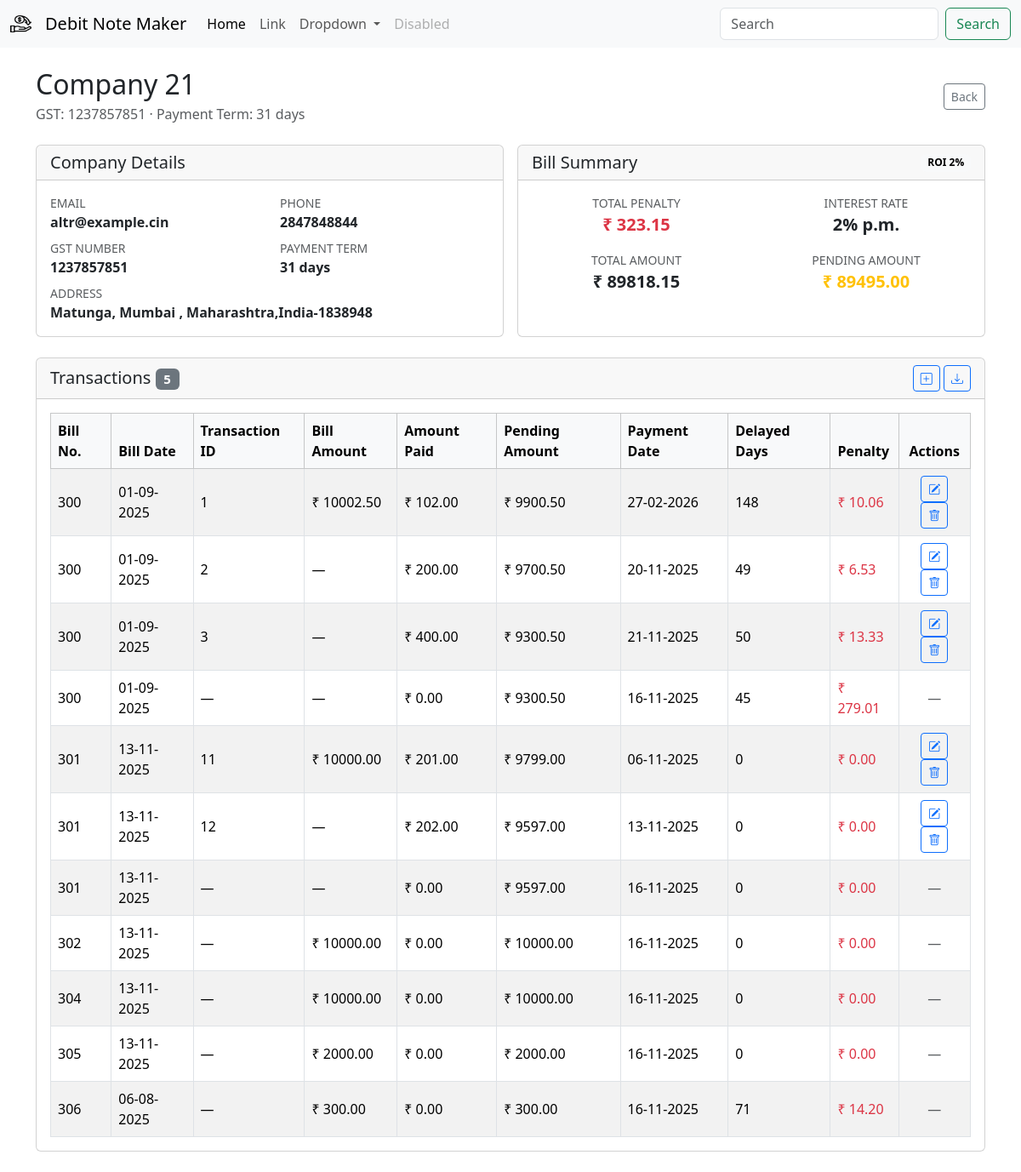
The page /party/2/transactions on the database its author committed.
### db/models/company.py (models this page shows)
class Company(Base):
    __tablename__ = "companies"
    id = Column(Integer, primary_key=True, index=True)
    name = Column(String, unique=False, index=False, nullable=False)
    gst_number = Column(String, unique=True, index=True, nullable=False)
    email =  Column(String, nullable=True)
    phone_number = Column(String, nullable=True)
    payment_term_days = Column(Integer, nullable=False, default=30)
    address = Column(String, nullable=True)
    created_at = Column(DateTime, default=datetime.now)
    bills = relationship("Bill", back_populates="company", cascade="all, delete-orphan")

### db/models/bill.py (models this page shows, shortened)
class Bill(Base):
    id = Column(Integer, primary_key=True, index=True)
    bill_number = Column(Integer,unique=True,nullable=False)
    amount = Column(Float, nullable=False)
    bill_date = Column(DateTime, nullable=False)
    company_id = Column(Integer, ForeignKey("companies.id"))
    company = relationship("Company", back_populates="bills")
    transactions = relationship("Transaction", back_populates="bill", cascade="all, delete-orphan")

### db/models/transaction.py (models this page shows)
class Transaction(Base):
    __tablename__ = "transactions"
    id = Column(Integer, primary_key=True, index=True)
    bank_transaction_id = Column(String,nullable=True)
    payment_mode = Column(String, nullable=False)
    amount_paid = Column(Float, nullable=False)
    description = Column(Text, nullable=True)
    payment_date = Column(DateTime, default=datetime.now)
    bill_id = Column(Integer, ForeignKey("bill.id"))
    bill = relationship("Bill", back_populates="transactions")

### app/v1/bills.py (the view)
@router.get("/{company_id}/transactions")
def company_transaction(request: Request,company_id:int, db=Depends(get_db)):
    company =company_api.get_company(id=company_id, db=db)
    transactions_df=create_transactions_for_company(company=company,roi=2)
    total_penalty=sum([tx["penalty"] for tx in transactions_df])
    total_pending=sum([tx["pending_amount"] for tx in transactions_df])
    context = {"request": request,
        "company":CompanyShow.model_validate(company),
        "bill":{
        "transactions":transactions_df,
        "total_penalty":total_penalty,
        "pending_amount":total_pending,
        "total_amount":total_penalty+total_pending    ,
        "interest":2
     }}
    return templates.TemplateResponse("company/company_transactions.html",context)

### template/company/company_transactions.html (shortened to what this page needs)
{% extends "base.html" %}  {% block content %} {% set transactions = bill.transactions if
bill and bill.transactions is defined else [] %} {% set transaction_count =
(transactions | selectattr('amount_paid', 'gt', 0) | list | length) %} {% set
mdash = "&mdash;"|safe %}
<div class="container py-4">
  <div
    class="d-flex flex-column flex-md-row justify-content-between align-items-md-center mb-4"
  >
    <div>
      <h2 class="mb-1">{{ company.name }}</h2>
      <p class="text-muted mb-0">
        GST: {% if company.gst_number %} {{ company.gst_number }} {% else %}
        &mdash; {% endif %} &middot; Payment Term: {{ company.payment_term_days
        }} days
      </p>
    </div>
    <div class="mt-3 mt-md-0">
      <a
        href="javascript:history.back()"
        class="btn btn-outline-secondary btn-sm"
        >Back</a
      >
    </div>
  </div>
  <div class="row g-3 mb-4">
    <div class="col-lg-6">
      <div class="card h-100">
        <div class="card-header">
          <h5 class="mb-0">Company Details</h5>
        </div>
        <div class="card-body">
          <div class="row gy-2">
            <div class="col-sm-6">
              <small class="text-muted text-uppercase d-block">Email</small>
              <span class="fw-semibold">
                {% if company.email %} {{ company.email }} {% else %} &mdash; {%
                endif %}
              </span>
            </div>
            <div class="col-sm-6">
              <small class="text-muted text-uppercase d-block">Phone</small>
              <span class="fw-semibold">
                {% if company.phone_number %} {{ company.phone_number }} {% else
                %} &mdash; {% endif %}
              </span>
            </div>
            <div class="col-sm-6">
              <small class="text-muted text-uppercase d-block"
                >GST Number</small
              >
              <span class="fw-semibold">
                {% if company.gst_number %} {{ company.gst_number }} {% else %}
                &mdash; {% endif %}
              </span>
            </div>
            <div class="col-sm-6">
              <small class="text-muted text-uppercase d-block"
                >Payment Term</small
              >
              <span class="fw-semibold"
                >{{ company.payment_term_days }} days</span
              >
            </div>
            {% if company.address %}
            <div class="col-12">
              <small class="text-muted text-uppercase d-block">Address</small>
              <span class="fw-semibold">{{ company.address }}</span>
            </div>
            {% endif %}
          </div>
        </div>
      </div>
    </div>
    <div class="col-lg-6">
      <div class="card h-100">
        <div
          class="card-header d-flex justify-content-between align-items-center"
        >
          <h5 class="mb-0">Bill Summary</h5>
          <span class="badge text-bg-light">ROI {{ bill.interest }}%</span>
        </div>
        <div class="card-body">
          <div class="row text-center gy-3">
            <div class="col-sm-6">
              <small class="text-muted text-uppercase d-block"
                >Total Penalty</small
              >
              <span class="fw-semibold fs-5 text-danger"
                >&#8377; {{ "%.2f"|format(bill.total_penalty) }}</span
              >
            </div>
            <div class="col-sm-6">
              <small class="text-muted text-uppercase d-block"
                >Interest Rate</small
              >
              <span class="fw-semibold fs-5">{{ bill.interest }}% p.m.</span>
            </div>
            <div class="col-sm-6">
              <small class="text-muted text-uppercase d-block"
                >Total Amount</small
              >
              <span class="fw-semibold fs-5"
                >&#8377; {{ "%.2f"|format(bill.total_amount) }}</span
              >
            </div>
            <div class="col-sm-6">
              <small class="text-muted text-uppercase d-block"
                >Pending Amount</small
              >
              <span class="fw-semibold fs-5 text-warning"
                >&#8377; {{ "%.2f"|format(bill.pending_amount) }}</span
              >
            </div>
          </div>
        </div>
      </div>
    </div>
  </div>
  <div class="card">
    <div class="card-header d-flex justify-content-between align-items-center">
      <h5 class="mb-0">
        Transactions
        <span class="badge text-bg-secondary ml-2"
          >{{ transaction_count }}</span
        >
      </h5>
      <div>
        <button
          type="button"
          class="btn btn-sm btn-outline-primary edit-transaction-btn"
          data-bs-toggle="modal"
          data-bs-target="#editTransactionModal"
        >
          <i class="bi bi-plus-square"></i>
        </button>
        <a type="button"
        href="/party/download_to_excel/{{company.id}}"
        class="btn btn-sm btn-outline-primary">
          <i class="bi bi-download"></i>
        </a>
      </div>
    </div>
    <div class="card-body">
      {% if transactions %}
      <div class="table-responsive">
        <table class="table table-striped table-bordered align-middle mb-0">
          <thead class="table-light">
            <tr>
              <th scope="col">Bill No.</th>
              <th scope="col">Bill Date</th>
              <th scope="col">Transaction ID</th>
              <th scope="col">Bill Amount</th>
              <th scope="col">Amount Paid</th>
              <th scope="col">Pending Amount</th>
              <th scope="col">Payment Date</th>
              <th scope="col">Delayed Days</th>
              <th scope="col">Penalty</th>
              <th scope="col" class="text-center">Actions</th>
            </tr>
          </thead>
          <tbody>
            {% for txn in transactions %}
            <tr>
              <td>{{ txn.bill_number }}</td>
              <td>
                {% if txn.bill_date %} {{ txn.bill_date |
                format_datetime('%d-%m-%Y')}} {% else %} &mdash; {% endif %}
              </td>
              <td>{{ txn.id if txn.id else mdash }}</td>
              <td>
                {% if txn.bill_amount is not none %} &#8377; {{
                "%.2f"|format(txn.bill_amount) }} {% else %} &mdash; {% endif %}
              </td>
              <td>&#8377; {{ "%.2f"|format(txn.amount_paid) }}</td>
              <td>&#8377; {{ "%.2f"|format(txn.pending_amount) }}</td>
              <td>
                {% if txn.payment_date %} {{ txn.payment_date |
                format_datetime('%d-%m-%Y') }} {% else %} &mdash; {% endif %}
              </td>
              <td>{{ txn.delayed_days }}</td>
              <td class="text-danger">
                &#8377; {{ "%.2f"|format(txn.penalty) }}
              </td>
              <td class="text-center">
                {% if txn.id %}
                <button
                  type="button"
                  class="btn btn-sm btn-outline-primary edit-transaction-btn"
                  data-bs-toggle="modal"
                  data-bs-target="#editTransactionModal"
                  data-id="{{ txn.id }}"
                  data-bill-id="{{ txn.bill_id }}"
                  data-payment-mode="{{ txn.payment_mode or '' }}"
                  data-bill-number="{{ txn.bill_number }}"
                  data-amount="{{ '%.2f'|format(txn.amount_paid) }}"
                  data-payment-date="{% if txn.payment_date %}{{ txn.payment_date | format_datetime('%Y-%m-%d') }}{% endif %}"
                  data-description="{{ txn.description or '' }}"
                  data-bank-transaction-id="{{ txn.transaction_id }}"
                >
                  <i class="bi bi-pencil-square"></i>
                </button>
                <button
                  type="button"
                  class="btn btn-sm btn-outline-primary"
                  onclick="showDeleteTransactionConfirmation('{{ txn.id }}')"
                >
                  <i class="bi bi-trash"></i>
                </button>
                {% else %}
                <span class="text-muted">&mdash;</span>
                {% endif %}
              </td>
            </tr>
            {% endfor %}
          </tbody>
        </table>
      </div>
      {% else %}
      <p class="mb-0 text-muted">
        No transactions recorded for this company yet.
      </p>
      {% endif %}
    </div>
  </div>
</div>
{% include 'transactions/edit_transaction_modal.html' %} {% endblock %}

### rows shown on the page
Company: name "Company 21", gst_number "1237857851", email "altr@example.cin", phone_number "2847848844", address "Matunga, Mumbai , Maharashtra,India-1838948"
Bill: bill_number "300" "300" "300", bill_date "01-09-2025" "01-09-2025" "01-09-2025", bill_amount "10002.50", bill_number "300", bill_date "01-09-2025", id "—", amount_paid "0.00", pending_amount "9300.50", payment_date "16-11-2025", delayed_days "45", penalty "279.01"
Transaction: amount_paid "102.00", payment_date "27-02-2026"
Transaction: amount_paid "200.00", payment_date "20-11-2025"
Transaction: amount_paid "400.00", payment_date "21-11-2025"
Bill: bill_number "301" "301", bill_date "13-11-2025" "13-11-2025", bill_amount "10000.00", bill_number "301", bill_date "13-11-2025", id "—", amount_paid "0.00", pending_amount "9597.00", payment_date "16-11-2025", delayed_days "0", penalty "0.00"
Transaction: amount_paid "201.00", payment_date "06-11-2025"
Transaction: amount_paid "202.00", payment_date "13-11-2025"
Bill: bill_number "302", bill_date "13-11-2025", id "—", bill_amount "10000.00", amount_paid "0.00", pending_amount "10000.00", payment_date "16-11-2025", delayed_days "0", penalty "0.00"
Bill: bill_number "304", bill_date "13-11-2025", id "—", bill_amount "10000.00", amount_paid "0.00", pending_amount "10000.00", payment_date "16-11-2025", delayed_days "0", penalty "0.00"
Bill: bill_number "305", bill_date "13-11-2025", id "—", bill_amount "2000.00", amount_paid "0.00", pending_amount "2000.00", payment_date "16-11-2025", delayed_days "0", penalty "0.00"
Bill: bill_number "306", bill_date "06-08-2025", id "—", bill_amount "300.00", amount_paid "0.00", pending_amount "300.00", payment_date "16-11-2025", delayed_days "71", penalty "14.20"

### other values the page prints
{{ company.payment_term_days }} "31"
{{ bill.interest }} "2"
{{ "%.2f"|format(bill.total_penalty) }} "323.15"
{{ "%.2f"|format(bill.total_amount) }} "89818.15"
{{ "%.2f"|format(bill.pending_amount) }} "89495.00"
{{ transaction_count }} "5"
{{ txn.id if txn.id else mdash }} "1" "2" "3" "11" "12"
{{ "%.2f"|format(txn.pending_amount) }} "9900.50" "9700.50" "9300.50" "9799.00" "9597.00"
{{ txn.delayed_days }} "148" "49" "50" "0" "0"
{{ "%.2f"|format(txn.penalty) }} "10.06" "6.53" "13.33" "0.00" "0.00"
